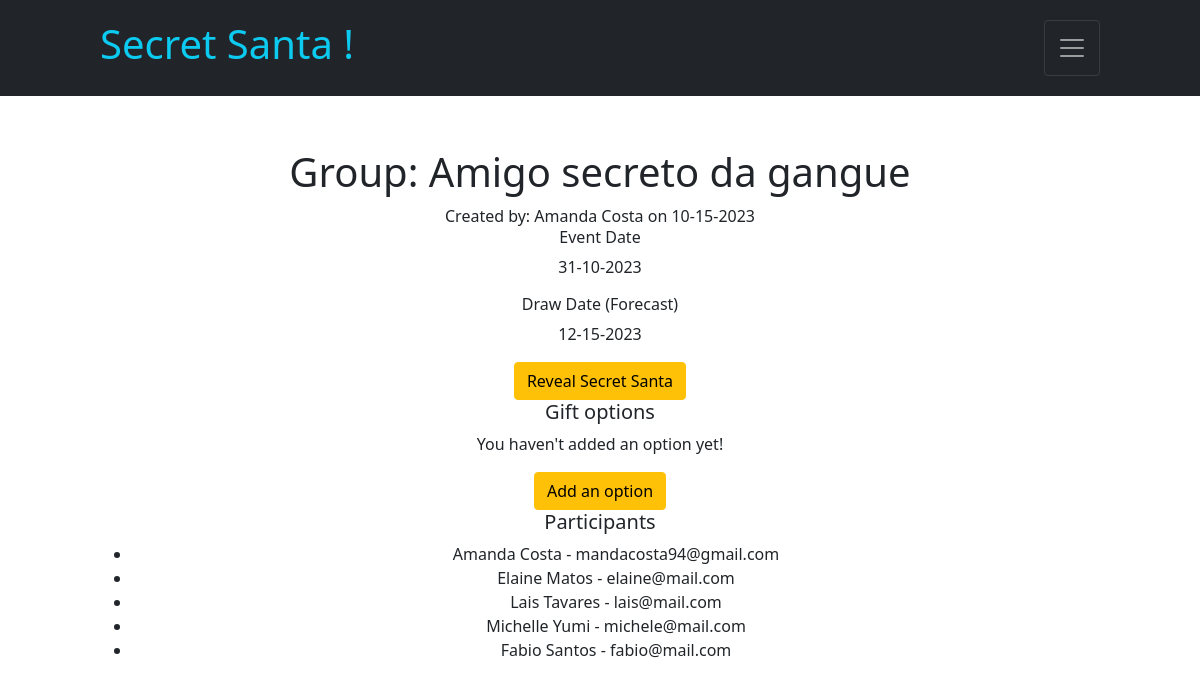
The app's page /group/1 (signed in) with its own data.
### tables this page shows
CREATE TABLE groups (
        id INTEGER PRIMARY KEY AUTOINCREMENT,
        owner_id INTEGER,
        name TEXT,
        description TEXT,
        creation_date TEXT,
        event_date TEXT,
        draw_date TEXT, image_url text,
        FOREIGN KEY (owner_id) REFERENCES users(id)
    );

CREATE TABLE users (
        id INTEGER PRIMARY KEY AUTOINCREMENT,
        name TEXT,
        email TEXT UNIQUE,
        gender TEXT,
        birth TEXT,
        password_hash TEXT
    );

### app.py (the view)
@app.route('/group/<group_id>', methods=['GET', 'POST'])
@login_required
def group(group_id):
    db = get_db()
    cursor = db.cursor()
    id = session["user_id"]
    cursor.execute("SELECT * FROM users WHERE id = ?", (id,))
    user = cursor.fetchone()
    release_santa = False
    if request.method == 'GET':
        try:
            santa_gift_options = None
            cursor.execute("SELECT b.* FROM groups_users a JOIN users b ON a.user_id = b.id WHERE a.group_id = ? AND a.user_id <> ?", (group_id, id))
            participants = cursor.fetchall()
            if len(participants) >= 2:
                release_santa = True
            cursor.execute("SELECT id FROM groups_users WHERE group_id = ? AND user_id = ?", (group_id, id,))
            group_user_id = cursor.fetchone()
            group_user_id = group_user_id['id']
            cursor.execute("SELECT c.* FROM groups_users a JOIN group_user_option b ON a.id = b.group_user_id JOIN gift_option c ON c.id = b.gift_option_id WHERE a.id = ?", (group_user_id, ))
            gift_options = cursor.fetchall()
            cursor.execute("SELECT a.*, b.name as creator, b.email FROM groups a LEFT JOIN users b ON a.owner_id = b.id WHERE a.id = ?", (group_id, ))
            group = cursor.fetchone()
            cursor.execute("SELECT a.taken_id, a.date, b.name, b.email, b.gender, b.birth FROM draw a JOIN users b ON a.taken_id = b.id WHERE a.took_id = ? AND a.group_id = ?", (id, group_id,))
            draw = cursor.fetchone()
            if draw:
                if draw['taken_id']:
                    cursor.execute("SELECT id FROM groups_users WHERE group_id = ? AND user_id = ?", (group_id, draw['taken_id'],))
                    group_taken_id = cursor.fetchone()
                    group_taken_id = group_taken_id['id']
                    cursor.execute("SELECT c.* FROM groups_users a JOIN group_user_option b ON a.id = b.group_user_id JOIN gift_option c ON c.id = b.gift_option_id WHERE a.id = ?", (group_taken_id, ))
                    santa_gift_options = cursor.fetchall()
            owner = group['owner_id'] == id
            return render_template("group.html", nav=True, user=user, owner=owner, participants=participants, gift_options=gift_options, draw=draw, group=group, santa_gift_options=santa_gift_options, release_santa=release_santa)
        except Exception as e:
            text = f"An error occurred: {str(e)}"
            return render_template("home.html", nav=True, erro=True, text=text, user=user)

### app.py (called while the page is built)
@app.after_request
def after_request(response):
    response.headers["Cache-Control"] = "no-cache, no-store, must-revalidate"
    response.headers["Expires"] = 0
    response.headers["Pragma"] = "no-cache"
    return response

def get_db():
    db = getattr(g, '_database', None)
    if db is None:
        db = g._database = sqlite3.connect('database.db')
    db.row_factory = sqlite3.Row
    return db

@app.teardown_appcontext
def close_connection(exception):
    print("Closing...")
    db = getattr(g, '_database', None)
    if db is not None:
        db.close()

### helpers.py (called while the page is built)
def login_required(f):
    @wraps(f)
    def decorated_function(*args, **kwargs):
        if session.get("user_id") is None:
            print("USER ID", session.get("user_id"))
            return redirect("/")
        return f(*args, **kwargs)
    return decorated_function

### templates/group.html (shortened to what this page needs)
{% extends "layout.html" %}
{% block main %}
    <div class="container_group">
        <h1>Group: {{group['name']}}</h1>
        <div>Created by: {{group['creator']}} on {{group['creation_date']}}</div>
        <div>
            <div>
                <h6>Event Date</h6>
                <p>{{group['event_date']}}</p>
            </div>
            <div>
                <h6>Draw Date (Forecast)</h6>
                <p>{{group['draw_date']}}</p>
            </div>
        </div>
        {% if draw['date'] %}
            <button type="button" class="btn btn-warning" data-bs-toggle="modal" data-bs-target="#secret_santa_modal" onclick="animateSantaName()">Reveal Secret Santa</button>
        {% else %}
            <div>Wait for the draw!</div>
        {% endif %}
        <div>
            <h5>Gift options</h5>
            {% if gift_options[0] %}
                <ul>
                    {% for gift in gift_options %}
                        <li id="option-{{gift['id']}}">
                            <h6>{{gift['gift']}}</h6>
                            <p>{{gift['description']}}</p>
                            <form action="/new_gift/{{gift['id']}}" method="post">
                                <input hidden type="text" name="group_id" value="{{group['id']}}">
                                <button type="submit"><i class="bi bi-trash3-fill"></i></button>
                            </form>
                        </li>
                    {% endfor %}
                </ul>
            {% else %}
                <p>You haven't added an option yet!</p>
            {% endif %}
            <button type="button" class="btn btn-warning" data-bs-toggle="modal" data-bs-target="#new_gift_modal">Add an option</button>
        </div>
        <div>
            <h5>Participants</h5>
            {% if participants[0] %}
            <ul>
                {% for part in participants %}
                    <li>
                        <span>{{part['name']}} - {{part['email']}}</span>
                    </li>
                {% endfor %}
            </ul>
            {% else %}
                <p>No one yet !</p>
            {% endif %}
        </div>
    </div>
{% endblock %}

### static/css/style.css (style rules this page uses)
.container_home, .container_group, .container_profile { width: 100%; margin: 100px auto 0px auto; max-width: 1000px; }

### records on screen
groups: name "Amigo secreto da gangue", creation_date "10-15-2023", event_date "31-10-2023", draw_date "12-15-2023"
users: creator "Amanda Costa", name "Amanda Costa", email "mandacosta94@gmail.com"
users: name "Elaine Matos", email "elaine@mail.com"
users: name "Lais Tavares", email "lais@mail.com"
users: name "Michelle Yumi", email "michele@mail.com"
users: name "Fabio Santos", email "fabio@mail.com"
